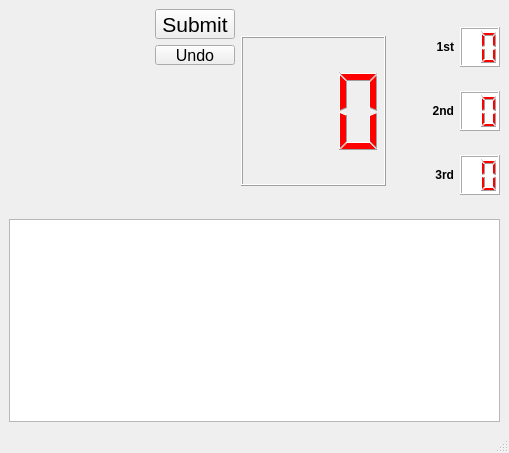
<?xml version="1.0" encoding="UTF-8"?>
<ui version="4.0">
 <class>CX01MainWindow</class>
 <widget class="QMainWindow" name="CX01MainWindow">
  <property name="geometry">
   <rect>
    <x>0</x>
    <y>0</y>
    <width>509</width>
    <height>453</height>
   </rect>
  </property>
  <property name="sizePolicy">
   <sizepolicy hsizetype="MinimumExpanding" vsizetype="MinimumExpanding">
    <horstretch>0</horstretch>
    <verstretch>0</verstretch>
   </sizepolicy>
  </property>
  <property name="windowTitle">
   <string>MainWindow</string>
  </property>
  <widget class="QWidget" name="centralwidget">
   <layout class="QHBoxLayout" name="horizontalLayout_6">
    <item>
     <layout class="QVBoxLayout" name="gridForLeftHandPlayers"/>
    </item>
    <item>
     <layout class="QVBoxLayout" name="gridForDartBoard">
      <item>
       <layout class="QHBoxLayout" name="horizontalLayout_5">
        <item>
         <spacer name="horizontalSpacer">
          <property name="orientation">
           <enum>Qt::Horizontal</enum>
          </property>
          <property name="sizeHint" stdset="0">
           <size>
            <width>40</width>
            <height>20</height>
           </size>
          </property>
         </spacer>
        </item>
        <item>
         <layout class="QVBoxLayout" name="verticalLayout_2">
          <item>
           <widget class="QPushButton" name="submitButton">
            <property name="sizePolicy">
             <sizepolicy hsizetype="Minimum" vsizetype="Preferred">
              <horstretch>0</horstretch>
              <verstretch>0</verstretch>
             </sizepolicy>
            </property>
            <property name="maximumSize">
             <size>
              <width>16777215</width>
              <height>30</height>
             </size>
            </property>
            <property name="font">
             <font>
              <pointsize>16</pointsize>
              <bold>false</bold>
             </font>
            </property>
            <property name="text">
             <string>Submit</string>
            </property>
           </widget>
          </item>
          <item>
           <widget class="QPushButton" name="undoButton">
            <property name="maximumSize">
             <size>
              <width>16777215</width>
              <height>20</height>
             </size>
            </property>
            <property name="font">
             <font>
              <pointsize>12</pointsize>
             </font>
            </property>
            <property name="text">
             <string>Undo</string>
            </property>
           </widget>
          </item>
          <item>
           <spacer name="verticalSpacer">
            <property name="orientation">
             <enum>Qt::Vertical</enum>
            </property>
            <property name="sizeHint" stdset="0">
             <size>
              <width>20</width>
              <height>40</height>
             </size>
            </property>
           </spacer>
          </item>
         </layout>
        </item>
        <item>
         <widget class="QLCDNumber" name="currentRemainingLCD">
          <property name="sizePolicy">
           <sizepolicy hsizetype="Expanding" vsizetype="Minimum">
            <horstretch>0</horstretch>
            <verstretch>0</verstretch>
           </sizepolicy>
          </property>
          <property name="minimumSize">
           <size>
            <width>100</width>
            <height>120</height>
           </size>
          </property>
          <property name="maximumSize">
           <size>
            <width>150</width>
            <height>150</height>
           </size>
          </property>
          <property name="styleSheet">
           <string notr="true">QLCDNumber { color: red; background-color: none }</string>
          </property>
          <property name="digitCount">
           <number>3</number>
          </property>
         </widget>
        </item>
        <item>
         <spacer name="horizontalSpacer_2">
          <property name="orientation">
           <enum>Qt::Horizontal</enum>
          </property>
          <property name="sizeType">
           <enum>QSizePolicy::Preferred</enum>
          </property>
          <property name="sizeHint" stdset="0">
           <size>
            <width>40</width>
            <height>20</height>
           </size>
          </property>
         </spacer>
        </item>
        <item>
         <layout class="QVBoxLayout" name="verticalLayout">
          <item>
           <layout class="QHBoxLayout" name="horizontalLayout_2">
            <item>
             <widget class="QLabel" name="labelDart1">
              <property name="sizePolicy">
               <sizepolicy hsizetype="Minimum" vsizetype="Minimum">
                <horstretch>0</horstretch>
                <verstretch>0</verstretch>
               </sizepolicy>
              </property>
              <property name="font">
               <font>
                <bold>true</bold>
               </font>
              </property>
              <property name="text">
               <string>1st</string>
              </property>
              <property name="textFormat">
               <enum>Qt::PlainText</enum>
              </property>
              <property name="alignment">
               <set>Qt::AlignRight|Qt::AlignTrailing|Qt::AlignVCenter</set>
              </property>
             </widget>
            </item>
            <item>
             <widget class="QLCDNumber" name="dart1LCD">
              <property name="sizePolicy">
               <sizepolicy hsizetype="Fixed" vsizetype="Fixed">
                <horstretch>0</horstretch>
                <verstretch>0</verstretch>
               </sizepolicy>
              </property>
              <property name="minimumSize">
               <size>
                <width>40</width>
                <height>40</height>
               </size>
              </property>
              <property name="styleSheet">
               <string notr="true">QLCDNumber { color: red; background-color: white }</string>
              </property>
              <property name="digitCount">
               <number>2</number>
              </property>
             </widget>
            </item>
           </layout>
          </item>
          <item>
           <layout class="QHBoxLayout" name="horizontalLayout_3">
            <item>
             <widget class="QLabel" name="labelDart2">
              <property name="sizePolicy">
               <sizepolicy hsizetype="Minimum" vsizetype="Minimum">
                <horstretch>0</horstretch>
                <verstretch>0</verstretch>
               </sizepolicy>
              </property>
              <property name="font">
               <font>
                <bold>true</bold>
               </font>
              </property>
              <property name="text">
               <string>2nd</string>
              </property>
              <property name="alignment">
               <set>Qt::AlignRight|Qt::AlignTrailing|Qt::AlignVCenter</set>
              </property>
             </widget>
            </item>
            <item>
             <widget class="QLCDNumber" name="dart2LCD">
              <property name="sizePolicy">
               <sizepolicy hsizetype="Fixed" vsizetype="Fixed">
                <horstretch>0</horstretch>
                <verstretch>0</verstretch>
               </sizepolicy>
              </property>
              <property name="minimumSize">
               <size>
                <width>40</width>
                <height>40</height>
               </size>
              </property>
              <property name="styleSheet">
               <string notr="true">QLCDNumber { color: red; background-color: white }</string>
              </property>
              <property name="digitCount">
               <number>2</number>
              </property>
             </widget>
            </item>
           </layout>
          </item>
          <item>
           <layout class="QHBoxLayout" name="horizontalLayout_4">
            <item>
             <widget class="QLabel" name="labelDart3">
              <property name="sizePolicy">
               <sizepolicy hsizetype="Minimum" vsizetype="Minimum">
                <horstretch>0</horstretch>
                <verstretch>0</verstretch>
               </sizepolicy>
              </property>
              <property name="font">
               <font>
                <bold>true</bold>
               </font>
              </property>
              <property name="text">
               <string>3rd</string>
              </property>
              <property name="alignment">
               <set>Qt::AlignRight|Qt::AlignTrailing|Qt::AlignVCenter</set>
              </property>
             </widget>
            </item>
            <item>
             <widget class="QLCDNumber" name="dart3LCD">
              <property name="sizePolicy">
               <sizepolicy hsizetype="Fixed" vsizetype="Fixed">
                <horstretch>0</horstretch>
                <verstretch>0</verstretch>
               </sizepolicy>
              </property>
              <property name="minimumSize">
               <size>
                <width>40</width>
                <height>40</height>
               </size>
              </property>
              <property name="styleSheet">
               <string notr="true">QLCDNumber { color: red; background-color: white }</string>
              </property>
              <property name="digitCount">
               <number>2</number>
              </property>
             </widget>
            </item>
           </layout>
          </item>
         </layout>
        </item>
       </layout>
      </item>
      <item>
       <widget class="CDartBoardView" name="graphicsViewDartBoard"/>
      </item>
     </layout>
    </item>
    <item>
     <layout class="QVBoxLayout" name="gridForRightHandPlayers"/>
    </item>
   </layout>
  </widget>
  <widget class="QMenuBar" name="menubar">
   <property name="geometry">
    <rect>
     <x>0</x>
     <y>0</y>
     <width>509</width>
     <height>17</height>
    </rect>
   </property>
  </widget>
  <widget class="QStatusBar" name="statusbar"/>
 </widget>
 <customwidgets>
  <customwidget>
   <class>CDartBoardView</class>
   <extends>QGraphicsView</extends>
   <header>dartboard_view.h</header>
  </customwidget>
 </customwidgets>
 <resources/>
 <connections/>
</ui>
